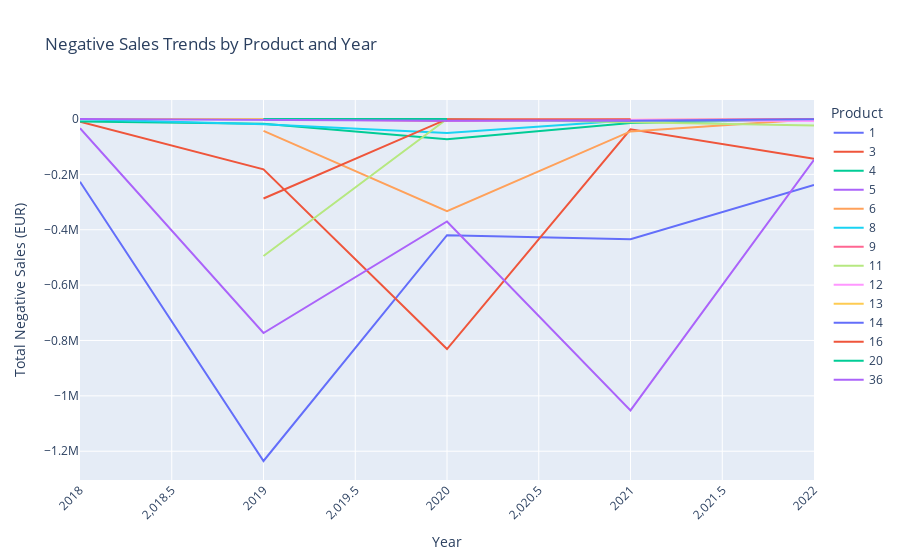

Notebook cell for this chart:
### Markdown cell above
- Although Product 1 and Product 5 have the highest values for negative sales, they don’t actually have the highest number of returns, with 51 and 43 returns, respectively. This suggests that these products are likely more expensive, or their returns could involve a large number of components or incur high logistical costs, which would contribute to a higher negative value.

- Product 3 has the most returns in terms of quantity, with 56 sales returned, but its negative sales value is only the third largest, indicating that it may be less expensive. For example, Product 4 has 40 returns and a negative sales value of only €110K, suggesting it is relatively inexpensive.

Analysing the average:


- Product 1: 51 returns, aprox 2.6M negative sales ➡️ 50,980 per return

- Product 5: 43 returns, aprox 2.4M negative sales ➡️ 55,814 per return

- Product 3: 56 returns, aprox 1.2M negative sales ➡️ 21,429 per return

- Product 11: 7 returns, aprox 520K negative sales ➡️ 74,286 per return

- Product 6: 10 returns, aprox 420K negative sales ➡️ 42,000 per return

- Product 16: 6 returns, aprox 290K negative sales ➡️ 48,333 per return

- Product 4: 40 returns, aprox 110K negative sales ➡️ 2,750 per return

As we can see, Product 1, Product 5, and especially Product 11 have significantly higher negative sales per return, which suggests that these products are either more expensive or involve complex components or high logistical costs. Regardless of the reason, these high negative impacts are concerning for the company. We need to investigate whether this issue is localized to specific periods or is more widespread.

### Code cell
negative_sales.loc[:, 'Year'] = negative_sales['DATE'].dt.year

# Group by 'Mapped_GCK' (Product) and 'Year' to calculate the sum of 'Sales_EUR' and count the occurrences
grouped_negative_sales_year = negative_sales.groupby(['Mapped_GCK', 'Year']).agg(
    Sales_Sum=('Sales_EUR', 'sum'),
    Sales_Count=('Sales_EUR', 'size')
).reset_index()

plot_sales_by_product_month(grouped_negative_sales_year, 'Year', 'Sales_Sum', 'Mapped_GCK', 'Negative Sales Trends by Product and Year', 'Year', 'Total Negative Sales (EUR)')

### Figure 1 — Plotly figure (JSON) as saved in the notebook; plotly's stock layout.template omitted (floating-point values rounded to 4 significant figures)
{"data": [{"hovertemplate": "Product=1<br>Year=%{x}<br>Total Negative Sales (EUR)=%{y}<extra></extra>", "legendgroup": "1", "line": {"color": "#636efa", "dash": "solid"}, "marker": {"symbol": "circle"}, "mode": "lines", "name": "1", "orientation": "v", "showlegend": true, "type": "scatter", "x": [2018, 2019, 2020, 2021, 2022], "xaxis": "x", "y": [-226700.0, -1235000.0, -419900.0, -434500.0, -238700.0], "yaxis": "y"}, {"hovertemplate": "Product=3<br>Year=%{x}<br>Total Negative Sales (EUR)=%{y}<extra></extra>", "legendgroup": "3", "line": {"color": "#EF553B", "dash": "solid"}, "marker": {"symbol": "circle"}, "mode": "lines", "name": "3", "orientation": "v", "showlegend": true, "type": "scatter", "x": [2018, 2019, 2020, 2021, 2022], "xaxis": "x", "y": [-9717.0, -181900.0, -831000.0, -37080.0, -143500.0], "yaxis": "y"}, {"hovertemplate": "Product=4<br>Year=%{x}<br>Total Negative Sales (EUR)=%{y}<extra></extra>", "legendgroup": "4", "line": {"color": "#00cc96", "dash": "solid"}, "marker": {"symbol": "circle"}, "mode": "lines", "name": "4", "orientation": "v", "showlegend": true, "type": "scatter", "x": [2018, 2019, 2020, 2021, 2022], "xaxis": "x", "y": [-8802.0, -17080.0, -73270.0, -14460.0, -1295.0], "yaxis": "y"}, {"hovertemplate": "Product=5<br>Year=%{x}<br>Total Negative Sales (EUR)=%{y}<extra></extra>", "legendgroup": "5", "line": {"color": "#ab63fa", "dash": "solid"}, "marker": {"symbol": "circle"}, "mode": "lines", "name": "5", "orientation": "v", "showlegend": true, "type": "scatter", "x": [2018, 2019, 2020, 2021, 2022], "xaxis": "x", "y": [-33570.0, -773100.0, -370100.0, -1052000.0, -147400.0], "yaxis": "y"}, {"hovertemplate": "Product=6<br>Year=%{x}<br>Total Negative Sales (EUR)=%{y}<extra></extra>", "legendgroup": "6", "line": {"color": "#FFA15A", "dash": "solid"}, "marker": {"symbol": "circle"}, "mode": "lines", "name": "6", "orientation": "v", "showlegend": true, "type": "scatter", "x": [2019, 2020, 2021, 2022], "xaxis": "x", "y": [-42720.0, -333100.0, -44930.0, -479.9], "yaxis": "y"}, {"hovertemplate": "Product=8<br>Year=%{x}<br>Total Negative Sales (EUR)=%{y}<extra></extra>", "legendgroup": "8", "line": {"color": "#19d3f3", "dash": "solid"}, "marker": {"symbol": "circle"}, "mode": "lines", "name": "8", "orientation": "v", "showlegend": true, "type": "scatter", "x": [2018, 2019, 2020, 2021, 2022], "xaxis": "x", "y": [-500, -18640.0, -50910.0, -4155.0, -2168.0], "yaxis": "y"}, {"hovertemplate": "Product=9<br>Year=%{x}<br>Total Negative Sales (EUR)=%{y}<extra></extra>", "legendgroup": "9", "line": {"color": "#FF6692", "dash": "solid"}, "marker": {"symbol": "circle"}, "mode": "lines", "name": "9", "orientation": "v", "showlegend": true, "type": "scatter", "x": [2019, 2020, 2021, 2022], "xaxis": "x", "y": [-31.05, -7233.0, -3053.0, -57], "yaxis": "y"}, {"hovertemplate": "Product=11<br>Year=%{x}<br>Total Negative Sales (EUR)=%{y}<extra></extra>", "legendgroup": "11", "line": {"color": "#B6E880", "dash": "solid"}, "marker": {"symbol": "circle"}, "mode": "lines", "name": "11", "orientation": "v", "showlegend": true, "type": "scatter", "x": [2019, 2020, 2022], "xaxis": "x", "y": [-495000.0, -2, -23780.0], "yaxis": "y"}, {"hovertemplate": "Product=12<br>Year=%{x}<br>Total Negative Sales (EUR)=%{y}<extra></extra>", "legendgroup": "12", "line": {"color": "#FF97FF", "dash": "solid"}, "marker": {"symbol": "circle"}, "mode": "lines", "name": "12", "orientation": "v", "showlegend": true, "type": "scatter", "x": [2020, 2021, 2022], "xaxis": "x", "y": [-5516, -3181.0, -6791.0], "yaxis": "y"}, {"hovertemplate": "Product=13<br>Year=%{x}<br>Total Negative Sales (EUR)=%{y}<extra></extra>", "legendgroup": "13", "line": {"color": "#FECB52", "dash": "solid"}, "marker": {"symbol": "circle"}, "mode": "lines", "name": "13", "orientation": "v", "showlegend": true, "type": "scatter", "x": [2018, 2019], "xaxis": "x", "y": [-158.2, -34.9], "yaxis": "y"}, {"hovertemplate": "Product=14<br>Year=%{x}<br>Total Negative Sales (EUR)=%{y}<extra></extra>", "legendgroup": "14", "line": {"color": "#636efa", "dash": "solid"}, "marker": {"symbol": "circle"}, "mode": "lines", "name": "14", "orientation": "v", "showlegend": true, "type": "scatter", "x": [2019, 2020, 2021, 2022], "xaxis": "x", "y": [-2900.0, -2851.0, -6743.0, -648.8], "yaxis": "y"}, {"hovertemplate": "Product=16<br>Year=%{x}<br>Total Negative Sales (EUR)=%{y}<extra></extra>", "legendgroup": "16", "line": {"color": "#EF553B", "dash": "solid"}, "marker": {"symbol": "circle"}, "mode": "lines", "name": "16", "orientation": "v", "showlegend": true, "type": "scatter", "x": [2019, 2020, 2021], "xaxis": "x", "y": [-287300.0, -581, -540], "yaxis": "y"}, {"hovertemplate": "Product=20<br>Year=%{x}<br>Total Negative Sales (EUR)=%{y}<extra></extra>", "legendgroup": "20", "line": {"color": "#00cc96", "dash": "solid"}, "marker": {"symbol": "circle"}, "mode": "lines", "name": "20", "orientation": "v", "showlegend": true, "type": "scatter", "x": [2019, 2020], "xaxis": "x", "y": [-28.47, -11.16], "yaxis": "y"}, {"hovertemplate": "Product=36<br>Year=%{x}<br>Total Negative Sales (EUR)=%{y}<extra></extra>", "legendgroup": "36", "line": {"color": "#ab63fa", "dash": "solid"}, "marker": {"symbol": "circle"}, "mode": "lines", "name": "36", "orientation": "v", "showlegend": true, "type": "scatter", "x": [2018, 2019, 2020, 2021], "xaxis": "x", "y": [-369.3, -2026.0, -6314.0, -4677.0], "yaxis": "y"}], "layout": {"legend": {"title": {"text": "Product"}, "tracegroupgap": 0}, "title": {"text": "Negative Sales Trends by Product and Year"}, "xaxis": {"anchor": "y", "domain": [0, 1], "tickangle": -45, "title": {"text": "Year"}}, "yaxis": {"anchor": "x", "domain": [0, 1], "title": {"text": "Total Negative Sales (EUR)"}}}}
